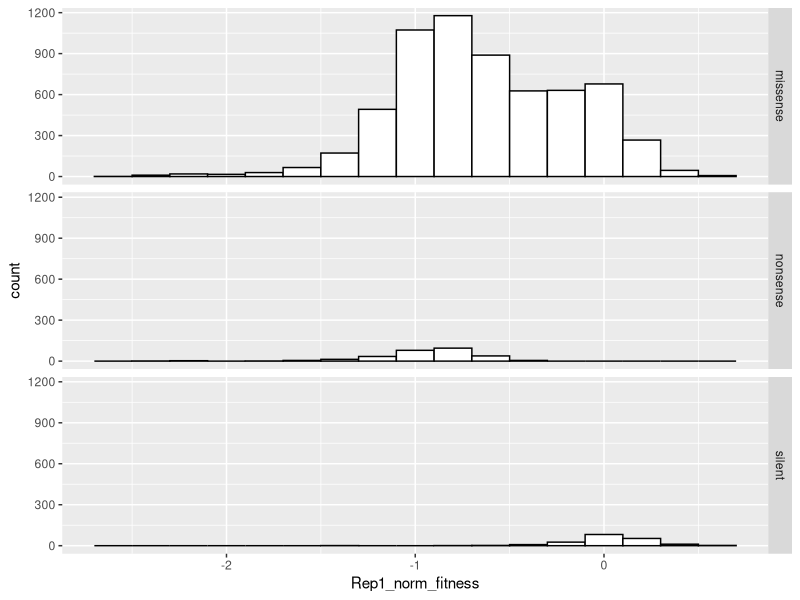

Recreate this plot in R.
# Title     :
# Objective :
# Created by: yiquan
# Created on: 9/7/21
library(ggplot2)
library(readr)


table_data <- read_csv('result/Mos99_fit.csv')

r1_p <- ggplot(table_data, aes(x=Rep1_norm_fitness,fill=mutation_type)) +
    geom_histogram(binwidth=.2,colour="black", fill="white")+
    facet_grid(mutation_type ~ .)

ggsave('graph/R1_fit_distribution.png',r1_p,height=4,width=2,bg='white')

